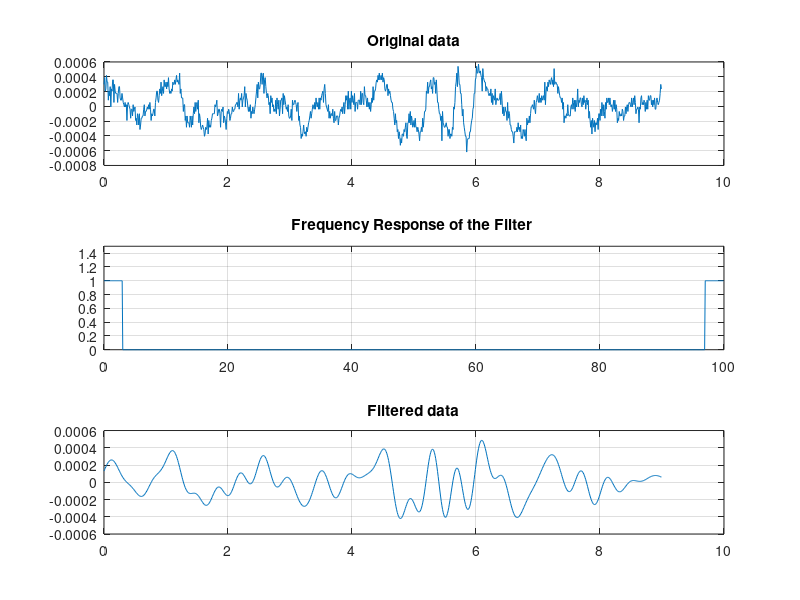

MATLAB code to generate this figure:
%Filter3     Perform Low-pass filter on data

load('sampledata.mat');
% down-sample: keep every 80th sample to go from 8000->100 Hz
data = downsample(data3, 80);
% eliminate first 100 samples (motion artifacts in certain data files)
z = data(100:end);

Fs= 100; 
Ts=1/Fs;
Lz=length(z);
n=[0:Lz-1]';
t=n*Ts;

%Frequency domain filtering assumes kth-fft-point = (k-1)*Fs/N Hz;
%Find N = fft size as a nearest integer power of 2
Np2 = nextpow2(Lz);   % Np2 = nearest power of 2
N = 2^Np2;   %N = fft size
Ftype = 1; %input('Select filter type (1/2/3 for LP/HP/BP) ');

%Implement LP Filter (with lower cut-off at LC Hz)
  LC = 3; %input('Enter Lower Cut-off Freqeuncy in Hz ');
  KLC = round(1 + LC*N/Fs);
  IKLC = N-KLC + 1;
  H = ones(N,1);
  H(KLC:IKLC)=zeros(IKLC-KLC+1,1);

dat=z;
dat = dat - sum(dat)/length(dat);
datK = fft(dat,N);
datKH = datK.*H;
datf = real(ifft(datKH));  %dataf = filtered data
datf = datf(1:length(z));

% Plot results
figure(1)
subplot(311)
plot(t,dat)
grid
title('Original data')
Freq=[0:1:N-1]*Fs/N;
subplot(312)
plot(Freq,H)
axis([0 N*Fs/N 0 1.5])
grid
title('Frequency Response of the Filter ')
subplot(313)
plot(t,datf)
title('Filtered data');
grid


% write to text file 
% fileID = fopen('data_filtered.txt','w');
% fprintf(fileID,'%f \r\n',datf);
% fclose(fileID);























